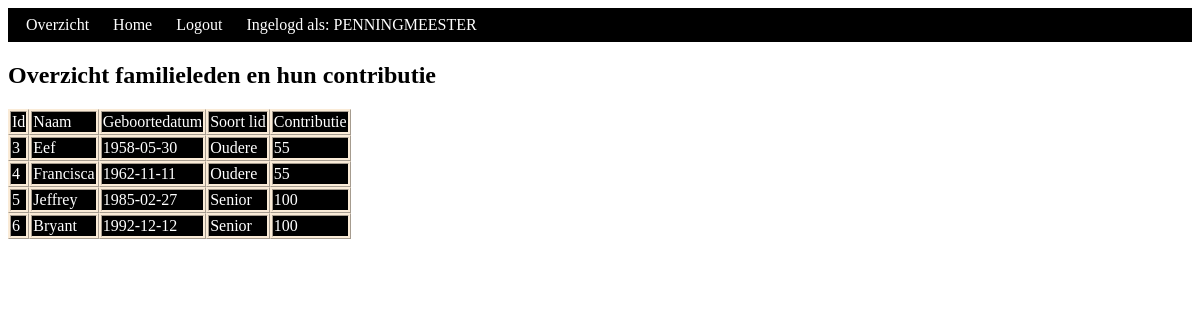
The app's page /index.php/contribution?familyID=2&year=2024 (signed in) with its own data.
### tables this page shows
CREATE TABLE `contributie` (
  `id` int NOT NULL AUTO_INCREMENT,
  `soort_lid` varchar(255) NOT NULL,
  `bedrag` float(6,0) NOT NULL,
  `boekjaar` int NOT NULL,
  `familielidID` int NOT NULL,
  PRIMARY KEY (`id`),
  KEY `contributie_fk_3_idx` (`familielidID`),
  KEY `contributie_fk_1_idx` (`soort_lid`),
  KEY `contributie_fk_2_idx` (`boekjaar`),
  CONSTRAINT `contributie_fk_1` FOREIGN KEY (`soort_lid`) REFERENCES `soort_lid` (`omschrijving`) ON DELETE CASCADE ON UPDATE CASCADE,
  CONSTRAINT `contributie_fk_2` FOREIGN KEY (`boekjaar`) REFERENCES `boekjaar` (`jaar`) ON DELETE CASCADE ON UPDATE CASCADE,
  CONSTRAINT `contributie_fk_3` FOREIGN KEY (`familielidID`) REFERENCES `familielid` (`id`) ON DELETE CASCADE ON UPDATE CASCADE
);

CREATE TABLE `familielid` (
  `id` int NOT NULL AUTO_INCREMENT,
  `naam` varchar(255) NOT NULL,
  `geboortedatum` date NOT NULL DEFAULT '1900-01-01',
  `familielidRol` varchar(255) NOT NULL,
  `familieID` int NOT NULL,
  PRIMARY KEY (`id`),
  KEY `familieID_fk` (`familieID`),
  KEY `familielid_fk_2_idx` (`familielidRol`),
  CONSTRAINT `familielid_fk_2` FOREIGN KEY (`familielidRol`) REFERENCES `familierol` (`Rol`),
  CONSTRAINT `familielid_ibfk_1` FOREIGN KEY (`familieID`) REFERENCES `familie` (`familieID`) ON DELETE CASCADE ON UPDATE CASCADE
);

### controller/HomePageController.php (called while the page is built, shortened)
<?php
require_once 'model/sport.php';
class HomePageController extends SessionController {
    public function contribution($familyID, $year) {
        $family = new Sport();
        $family->familyID = $familyID;
        $family->year = $year;
        $members = $family->showFamilyMemberContribution();
        require_once 'view/contribution.php';
    }
}?>

### model/database.php (called while the page is built)
<?php
class Database {
    private $servername = "localhost";
    private $username = "root";
    private $password = "mysql";
    private $charset = "utf8";
    private $dbname = "ledenadministratie";
    private $pdo;
    public function __construct() {
        try {
            $this->pdo = new PDO("mysql:host={$this->servername};dbname={$this->dbname};charset={$this->charset}", $this->username, $this->password);
            $this->pdo->setAttribute(PDO::ATTR_ERRMODE, PDO::ERRMODE_EXCEPTION);
        } catch(PDOException $e) {
            echo "Connection failed: " . $e->getMessage();
        }
    }
    public function getConnection() {
        return $this->pdo;
    }
}
?>

### model/sport.php (called while the page is built, shortened)
<?php
require_once 'database.php';
class Sport {
    private $db;
    public $familyID;
    public $year;
    public function __construct($user=null, $password=null, $familyID=null, $familyName=null, $address=null, $id=null, $name=null, $familyMember=null, $birthday=null, $membership=null, $year=null)
    {
        $this->familyID = $familyID;
        $this->db = (new Database())->getConnection();
        if($year == null){
            $this->year = date("Y");
        }else{
            $this->year= $year;
        }
    }
    public function showFamilyMemberContribution() {
        $sql = $this->db->prepare("SELECT
        familielid.id, familielid.naam, familielid.geboortedatum, contributie.soort_lid, contributie.bedrag, contributie.boekjaar
        FROM familielid
        INNER JOIN contributie ON familielid.id = contributie.familielidID
        WHERE familieID = :id AND contributie.boekjaar = :boekjaar");
        $sql->execute([
            'id' => $this->familyID,
            'boekjaar' => $this->year
        ]);
        $family = $sql->fetchAll(PDO::FETCH_ASSOC);
        return $family;
    }
}
?>

### view/contribution.php (the view, shortened to what this page needs)
<!DOCTYPE html>
<html lang="nl">
<head>
    <link rel="stylesheet" href="/style.css">
</head>
<body>
    <header>
    <span><a href="/index.php/financial-year?year=<?php echo $year; ?>">Overzicht</a></span>
        <span><a href="/index.php/home">Home</a></span>
        <span><a href="/index.php/logout">Logout</a></span>
        <span><?php echo "Ingelogd als: " . strtoupper($_SESSION['user']); ?></span>
    </header>
    <h2>Overzicht familieleden en hun contributie</h2>
    <table>
        <tr>
            <td>Id</td>
            <td>Naam</td>
            <td>Geboortedatum</td>
            <td>Soort lid</td>
            <td>Contributie</td>
        </tr>
        <?php foreach ($members as $member): ?>
        <tr>
            <td><?php echo $member['id']; ?></td>
            <td><?php echo $member['naam']; ?></td>
            <td><?php echo $member['geboortedatum']; ?></td>
            <td><?php echo $member['soort_lid']; ?></td>
            <td><?php echo $member['bedrag']; ?></td>
        </tr>
        <?php endforeach; ?>
        </table>
</body>
</html>

### index.php (shortened to what this page needs)
<?php
require_once 'controller/LoginController.php';
require_once 'controller/HomepageController.php';
$url = parse_url($_SERVER['REQUEST_URI'], PHP_URL_PATH);
$urlSegments = explode('/', trim($url, '/'));
$action = !empty($urlSegments[1]) ? $urlSegments[1] : 'landingpage';
$familyID = isset($_GET['familyID']) ? $_GET['familyID'] : null;
$year = isset($_GET['year']) ? $_GET['year'] : null;
switch ($action) {
    case 'contribution':
        $controller = new HomePageController();
        $controller->contribution($familyID, $year);
        break;
}
?>

### style.css (style rules this page uses)
header { background-color: black; color: white; padding: 8px }
span { margin: 10px; }
a:link { color: white; text-decoration: none; }
th, td { border-style: ridge; border-collapse: collapse; text-align: left; background-color: black; border-color:antiquewhite; color: white; }
table { border-spacing: 0; }

### records on screen
contributie: familielidID "3", familielidID.naam "Eef", familielidID.geboortedatum "1958-05-30", soort_lid "Oudere", bedrag "55"
contributie: familielidID "4", familielidID.naam "Francisca", familielidID.geboortedatum "1962-11-11", soort_lid "Oudere", bedrag "55"
contributie: familielidID "5", familielidID.naam "Jeffrey", familielidID.geboortedatum "1985-02-27", soort_lid "Senior", bedrag "100"
contributie: familielidID "6", familielidID.naam "Bryant", familielidID.geboortedatum "1992-12-12", soort_lid "Senior", bedrag "100"

### other values on screen
$_SESSION['user'] "PENNINGMEESTER"
